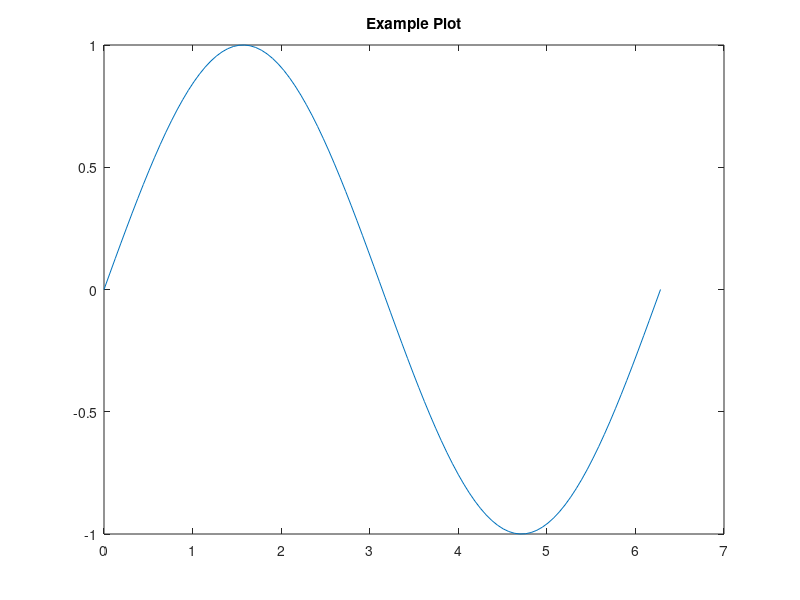

This chart was generated by the following MATLAB code: (Note: this script raises an error after producing the figure.)
% Example plot
x = linspace(0, 2*pi, 100);
y = sin(x);

figure;
h = plot(x, y);
title('Example Plot');

% Manually adjust margins
ax = gca;
ax.Position = [0.08, 0.08, 0.9, 0.9]; % [left, bottom, width, height]